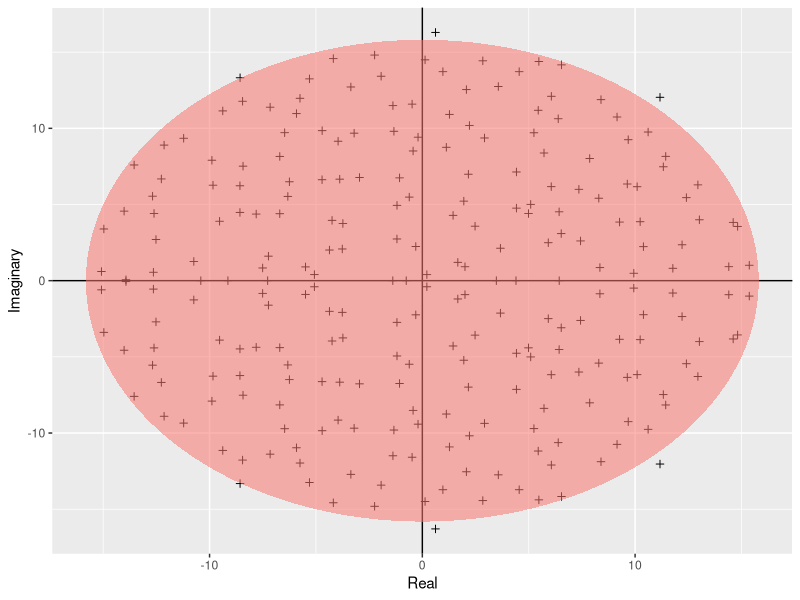
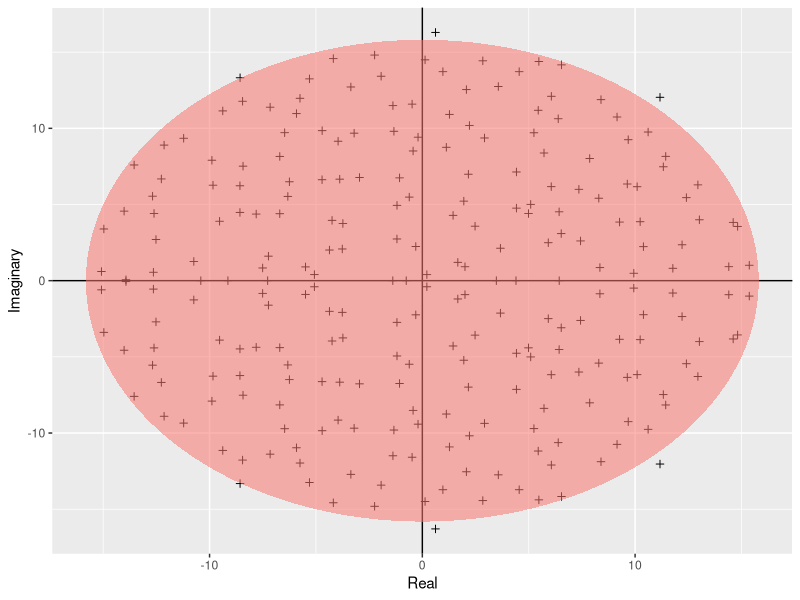

The R script that drew these images, in order:
#!/usr/bin/Rscript --vanilla 
# Author: Izie Wood (iw121@ic.ac.uk)
# Desc: Script plots Girko's law simulation 
# Arguments: none
# Date: Nov 2021

require(tidyverse)
####### Function to calculate the ellipse ########
build_ellipse <- function(hradius, vradius){
  npoints = 250
  a <- seq(0, 2 * pi, length = npoints + 1)
  x <- hradius * cos(a)
  y <- vradius * sin(a)
  return(data.frame(x = x, y = y)) # returns ellipse
}

####### Build matrix and find values #########
N <- 250 # Assign size of matrix 

M <- matrix(rnorm(N * N), N, N) # Build matrix 

eigvals <- eigen(M)$values #Find the eigenvalues

eigDF <- data.frame("Real" = Re(eigvals), "Imaginary" = Im(eigvals)) # build a dataframe

my_radius <- sqrt(N)

ellDF <- build_ellipse(my_radius, my_radius) # Dataframe to plot ellipse

names(ellDF) <- c("Real", "Imaginary") # rename columns

################ Plot ellipse #################
# Plot the eigenvalues
p <- ggplot(eigDF, aes(x = Real, y = Imaginary))
p <- p + 
  geom_point(shape = I(3)) + 
  theme(legend.position = "none")

# now add the vertical and horizontal line
p <- p + geom_hline(aes(yintercept = 0))
p <- p + geom_vline(aes(xintercept = 0))

# finally, add the ellipse 
p <- p + geom_polygon(data = ellDF, aes(x = Real, y = Imaginary,
                                        alpha = 1/20, fill = "red"))
p
############# save plot to pdf ##############
pdf("../results/Girko.pdf")
print(p)
dev.off() # close file


